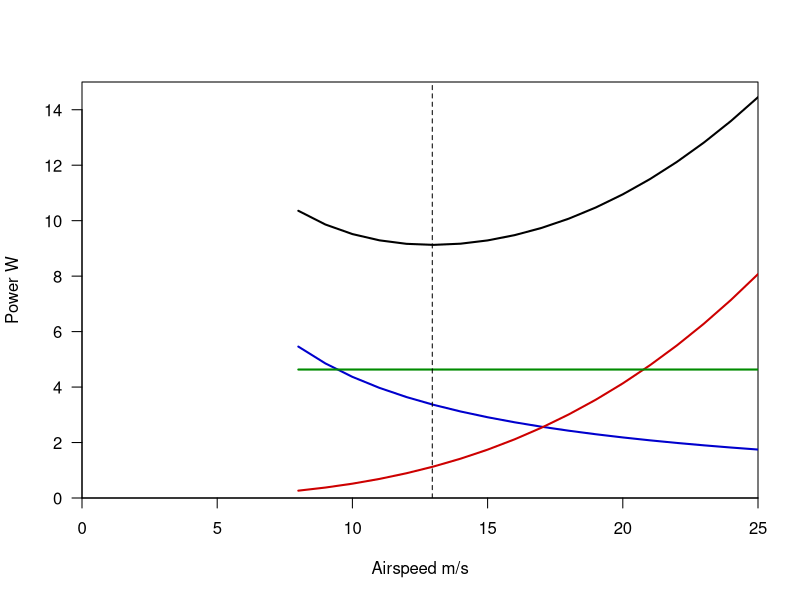

Recreate this plot in R.
#########################################################
### Functions for Estimating Avian Flight Performance ###
#########################################################

# These functions use morphometric data to estimate parameters related to flight performance such as the mechanical power required for flight based on aerodynamic models of flapping flight. The models are based on Pennycuick's "Modeling the flying bird" (2008, Accademic Press) with slight modifications explained in Claramunt & Wright (2016). Basic morphometric data required are mass, wingpann, and total wing area. Physical parameters such as gravity and air density have conventional default values but can be changed.

# References #

#Claramunt, S., & N. A. Wright. in press. Using museum specimens to study flight and dispersal. in M. S. Webster (ed.) Emerging Frontiers in Collections-based Ornithological Research: The Extended Specimen. Studies in Avian Biology.
# Pennycuick, C. J. 2008. Modeling the flying bird. Academic Press, Cambridge, MA.


### Arguments ###

# m		total body mass in kilograms
# B		wingspan in meters.
# Awing	total wing area in squared meters.
# V		velocity (m/s), true airspeed. If not provided, defaults to the minimum power velocity estimated from the power functions.
# Abody	frontal area of the body (m^2). If not provided, it is estimated from the body mass using the allometric equation 0.01*m^(2/3).
# Cbody	the body’s drag coefficient.
# Cpro	profile power constant
# rho	air density.
# g		gravitational acceleration.


### Minimum Power Velocity ###
# Is the velocity that minimizes the power required for flight.

V.mp <- function(m, B, Abody=0.01*m^(2/3), Cbody=0.1, rho=1.23, g=9.80665)
{(0.807*sqrt(m*g))/(sqrt(B*rho)*(Abody*Cbody)^0.25)}


### Induced Power ####
# Power required to support the weight of the bird

P.induced <- function(m, B, V, rho=1.23, g=9.80665) {(2*(m*g)^2)/(V*pi*rho*B^2)}

### Parasite Power ###
# Power required for counteracting the drag of the body.

P.parasite <- function(m, Abody=0.01*m^(2/3), Cbody=0.1, V, rho=1.23) {(Abody*Cbody*rho*V^3)/2}

### Profile Power ###
# The power required to overcome the drag of the wings that is not accounted for already as induced drag associated with lift.

P.profile <- function(m, Awing, B, Abody=0.01*m^(2/3), Cbody=0.1, Cpro=8.4, rho=1.23, g=9.80665) {
	
	Vmp <- V.mp(m=m, B=B, Cbody=Cbody, rho=rho, g=g)
	
	Pind <- P.induced(m=m, B=B, V=Vmp)
	Ppar <- P.parasite(m=m, Abody=Abody, V=Vmp, Cbody=Cbody, rho=rho)
	
	Ppro <- (Pind+Ppar)*Cpro*Awing/B^2
	
	return(Ppro)
}


### Total Mechanicas Power ###
# The sum of Induces, Parasite, and Profile powers.


P.mec <- function(m, Awing, B, Abody=0.01*m^(2/3), V=NULL, Cbody=0.1, Cpro=8.4, rho=1.23, g=9.80665) {
	
	if(is.null(V)) V <- V.mp(m=m, B=B, Cbody=Cbody, rho=rho, g=g)

	Pind <- P.induced(m=m, B=B, V=V)
	Ppar <- P.parasite(m=m, Abody=Abody, V=V, Cbody=Cbody, rho=rho)
	Ppro <- P.profile(m=m, Awing=Awing, B=B, Abody=Abody, Cbody=Cbody, Cpro=Cpro, rho=rho, g=g)
	return(Pind+Ppar+Ppro)
}

### Lift to Drag Ratio ###

Lift.Drag <- function(m, Awing, B, Abody=0.01*m^(2/3), V=NULL, Cbody=0.1, Cpro=8.4, rho=1.23, g=9.80665) {
	
	if(is.null(V)) V <- V.mp(m=m, B=B, Cbody=Cbody, rho=rho, g=g)

	Pind <- P.induced(m=m, B=B, V=V)
	Ppar <- P.parasite(m=m, Abody=Abody, V=V, Cbody=Cbody, rho=rho)
	Ppro <- P.profile(m=m, Awing=Awing, B=B, Abody=Abody, Cbody=Cbody, Cpro=Cpro, rho=rho, g=g)
		
	LDR <- m*g*V/(Pind+Ppar+Ppro)
	
	return(LDR)
}



### EXAMPLES ###

# Diffrenreces in flight efficiency among similar sized passerines

Lift.Drag(m=0.017, B=0.324, Awing=0.014) # Barn swallow		

Lift.Drag(m=0.0173, B=0.187, Awing=0.0087) # Rufous spinetail
	

# Mechanical power as a function of air speed for Anas penelope (Compare with figure 3.5 in Pennycuick, 2008).

plot(8:25, P.mec(m=0.770, Awing=0.0829, B=0.822, V=c(8:25)), type="l", xlim=c(0,25), ylim=c(0,15), yaxs="i", xaxs="i", las=1, xlab="Airspeed m/s", ylab="Power W", lwd=2)

lines(8:25, P.induced(m=0.770, B=0.822, V=8:25), col="blue3", lwd=2)
lines(8:25, P.parasite(m=0.770, V=8:25), col="red3", lwd=2)
lines(c(8,25), rep(P.profile(m=0.770, Awing=0.0829, B=0.822),2), col="green4", lwd=2)
abline(v=V.mp(m= 0.770, B= 0.822), lty="dashed")

